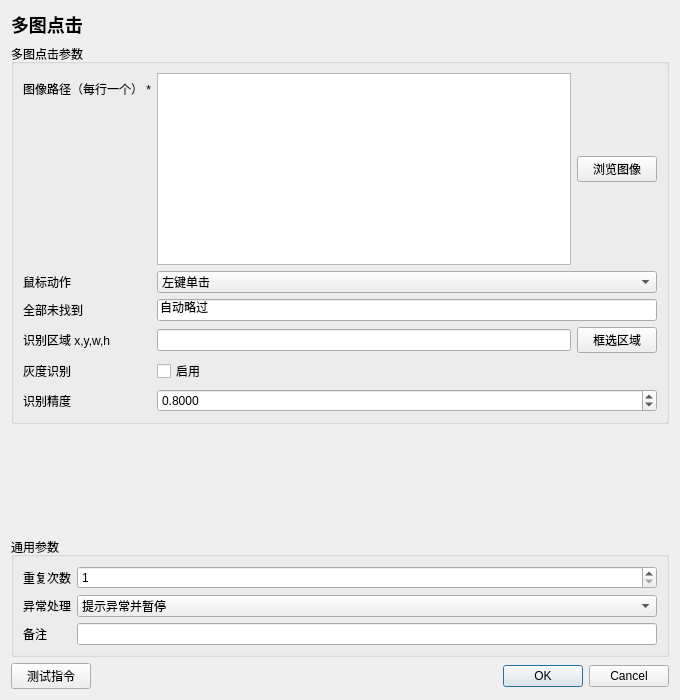
<?xml version="1.0" encoding="UTF-8"?>
<ui version="4.0"><class>InstructionEditor</class><widget class="QDialog" name="InstructionEditor">
<property name="geometry"><rect><x>0</x><y>0</y><width>680</width><height>700</height></rect></property><property name="minimumSize"><size><width>560</width><height>480</height></size></property><property name="windowTitle"><string>多图点击</string></property>
<layout class="QVBoxLayout" name="rootLayout">
<item><widget class="QLabel" name="titleLabel"><property name="text"><string>多图点击</string></property><property name="styleSheet"><string>font-size: 18px; font-weight: 600;</string></property></widget></item>
<item><widget class="QGroupBox" name="parameterGroupBox"><property name="title"><string>多图点击参数</string></property><layout class="QFormLayout" name="parameterFormLayout"><item row="0" column="0"><widget class="QLabel" name="parameterLabel_0"><property name="text"><string>图像路径（每行一个） *</string></property></widget></item><item row="0" column="1"><widget class="QWidget" name="parameterContainer_0" native="true"><layout class="QHBoxLayout" name="parameterLayout_0"><property name="leftMargin"><number>0</number></property><property name="topMargin"><number>0</number></property><property name="rightMargin"><number>0</number></property><property name="bottomMargin"><number>0</number></property><item><widget class="QPlainTextEdit" name="parameter_0"><property name="minimumSize"><size><width>0</width><height>80</height></size></property><property name="plainText"><string></string></property></widget></item><item><widget class="QPushButton" name="auxiliary_0"><property name="text"><string>浏览图像</string></property></widget></item></layout></widget></item>
<item row="1" column="0"><widget class="QLabel" name="parameterLabel_1"><property name="text"><string>鼠标动作</string></property></widget></item><item row="1" column="1"><widget class="QComboBox" name="parameter_1"><item><property name="text"><string>左键单击</string></property></item><item><property name="text"><string>左键双击</string></property></item><item><property name="text"><string>右键单击</string></property></item><item><property name="text"><string>右键双击</string></property></item><item><property name="text"><string>仅移动鼠标</string></property></item><property name="currentIndex"><number>0</number></property></widget></item>
<item row="2" column="0"><widget class="QLabel" name="parameterLabel_2"><property name="text"><string>全部未找到</string></property></widget></item><item row="2" column="1"><widget class="QLineEdit" name="parameter_2"><property name="text"><string>自动略过</string></property></widget></item>
<item row="3" column="0"><widget class="QLabel" name="parameterLabel_3"><property name="text"><string>识别区域 x,y,w,h</string></property></widget></item><item row="3" column="1"><widget class="QWidget" name="parameterContainer_3" native="true"><layout class="QHBoxLayout" name="parameterLayout_3"><property name="leftMargin"><number>0</number></property><property name="topMargin"><number>0</number></property><property name="rightMargin"><number>0</number></property><property name="bottomMargin"><number>0</number></property><item><widget class="QLineEdit" name="parameter_3"><property name="text"><string></string></property></widget></item><item><widget class="QPushButton" name="auxiliary_3"><property name="text"><string>框选区域</string></property></widget></item></layout></widget></item>
<item row="4" column="0"><widget class="QLabel" name="parameterLabel_4"><property name="text"><string>灰度识别</string></property></widget></item><item row="4" column="1"><widget class="QCheckBox" name="parameter_4"><property name="checked"><bool>false</bool></property><property name="text"><string>启用</string></property></widget></item>
<item row="5" column="0"><widget class="QLabel" name="parameterLabel_5"><property name="text"><string>识别精度</string></property></widget></item><item row="5" column="1"><widget class="QDoubleSpinBox" name="parameter_5"><property name="decimals"><number>4</number></property><property name="minimum"><double>0.010000</double></property><property name="maximum"><double>1.000000</double></property><property name="value"><double>0.800000</double></property></widget></item></layout></widget></item>
<item><spacer name="verticalSpacer"><property name="orientation"><enum>Qt::Vertical</enum></property><property name="sizeHint" stdset="0"><size><width>20</width><height>20</height></size></property></spacer></item>
<item><widget class="QGroupBox" name="commonGroupBox"><property name="title"><string>通用参数</string></property><layout class="QFormLayout" name="commonFormLayout">
<item row="0" column="0"><widget class="QLabel" name="repeatLabel"><property name="text"><string>重复次数</string></property></widget></item><item row="0" column="1"><widget class="QSpinBox" name="repeatSpinBox"><property name="minimum"><number>1</number></property><property name="maximum"><number>999999</number></property><property name="value"><number>1</number></property></widget></item>
<item row="1" column="0"><widget class="QLabel" name="errorPolicyLabel"><property name="text"><string>异常处理</string></property></widget></item><item row="1" column="1"><widget class="QComboBox" name="errorPolicyComboBox"><item><property name="text"><string>自动跳过</string></property></item><item><property name="text"><string>提示异常并暂停</string></property></item><item><property name="text"><string>提示异常并停止</string></property></item><property name="currentIndex"><number>1</number></property></widget></item>
<item row="2" column="0"><widget class="QLabel" name="noteLabel"><property name="text"><string>备注</string></property></widget></item><item row="2" column="1"><widget class="QLineEdit" name="noteEdit"/></item>
</layout></widget></item>
<item><layout class="QHBoxLayout" name="footerLayout"><item><widget class="QPushButton" name="testButton"><property name="text"><string>测试指令</string></property></widget></item><item><spacer name="footerSpacer"><property name="orientation"><enum>Qt::Horizontal</enum></property><property name="sizeHint" stdset="0"><size><width>40</width><height>20</height></size></property></spacer></item><item><widget class="QDialogButtonBox" name="buttonBox"><property name="standardButtons"><set>QDialogButtonBox::Cancel|QDialogButtonBox::Ok</set></property></widget></item></layout></item>
</layout></widget><resources/><connections/></ui>
